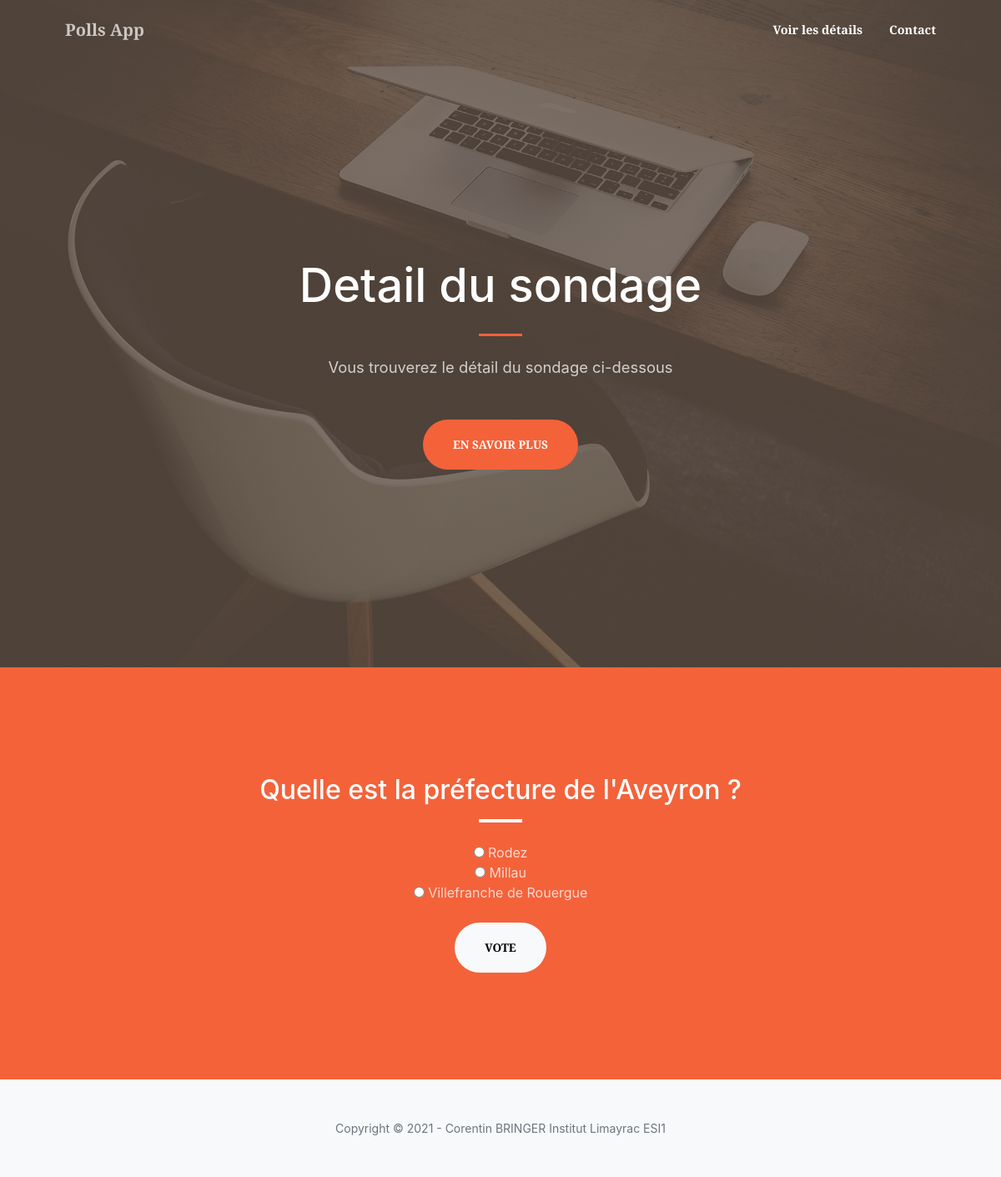
The page /polls/1/ on the database its author committed.
### polls/models.py (models this page shows, shortened)
class Question(models.Model):
    question_text = models.CharField(max_length=200)
    pub_date = models.DateTimeField('date publication')

class Choice(models.Model):
    question = models.ForeignKey(Question, on_delete=models.CASCADE)
    choice_text = models.CharField(max_length=200)
    votes = models.IntegerField(default=0)

### polls/views.py (the view)
# urls.py: path('<int:pk>/', views.DetailView.as_view(), name='detail'),
class DetailView(generic.DetailView):
    model = Question
    template_name = 'polls/detail.html'
    def get_queryset(self):
        return Question.objects.filter(pub_date__lte=timezone.now())

### polls/templates/polls/detail.html (shortened to what this page needs)
{% extends 'polls/base.html' %}
{% block menu %}
    <li class="nav-item"><a class="nav-link" href="#about">Voir les détails</a></li>
                    <li class="nav-item"><a class="nav-link" href="/polls/contact/">Contact</a></li>
{% endblock %}
{% block title %}
    Detail du sondage
{% endblock %}
{% block description %}
    Vous trouverez le détail du sondage ci-dessous
{% endblock %}
{% block description_button %}
    En savoir plus
{% endblock %}
{% block content %}
    <form action="{% url 'polls:vote' question.id %}" method="post">
    <fieldset>
        <legend><h2 class="text-white mt-0">{{ question.question_text }}</h2></legend>
        <hr class="divider divider-light" />
        {% for choice in question.choice_set.all %}
            <input type="radio" name="choice" id="choice{{ forloop.counter }}" value="{{ choice.id }}">
            <label class="text-white-75" for="choice{{ forloop.counter }}">{{ choice.choice_text }}</label><br>
        {% endfor %}
    </fieldset>
    <input class="btn btn-light btn-xl mt-4" type="submit" value="Vote">
    </form>
{% endblock %}

### rows shown on the page
Question: question_text "Quelle est la préfecture de l'Aveyron ?"
Choice: choice_text "Rodez"
Choice: choice_text "Millau"
Choice: choice_text "Villefranche de Rouergue"
